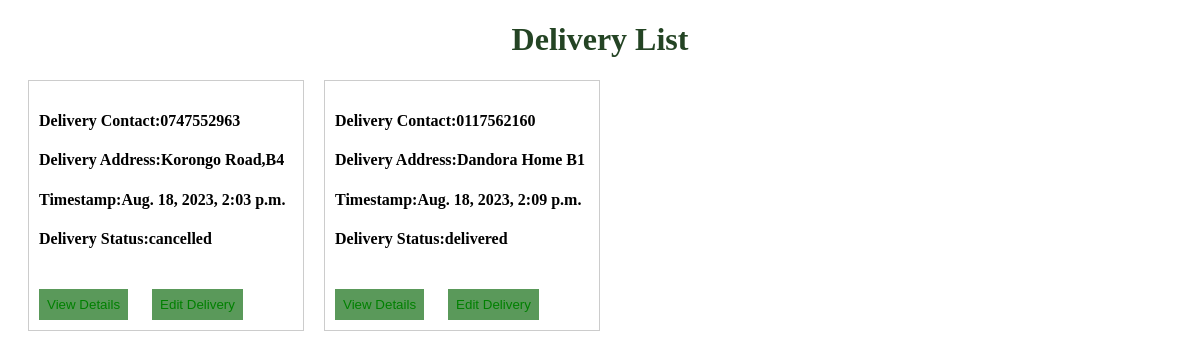
Page /delivery/shipment/list/ on the committed database.
### delivery/models.py (models this page shows)
class Delivery(models.Model):
    deliverystatus=(
        ('pending', 'Pending'),
        ('cancelled', 'Cancelled'),
        ('delivered', 'Delivered'),
        )
    payment=models.OneToOneField(Payment,on_delete=models.CASCADE,default="")
    recepientphone=models.CharField(max_length=32)
    deliveryadress=models.CharField(max_length=32)
    deliverydate=models.DateTimeField(auto_now_add=True)
    deliverystatus=models.CharField(max_length=32,choices=deliverystatus)

### delivery/views.py (the view)
# urls.py: path("shipment/list/",delivery_list,name="delivery_list_view"),
def delivery_list(request):
    delivery=Delivery.objects.all()
    return render(request,"delivery/delivery_list.html",{"delivery":delivery})

### templates/delivery/delivery_list.html (shortened to what this page needs)
<!DOCTYPE html>
<html lang="en">
<head>
</head>
<body>
    <h1>Delivery List</h1>
    <div class="Deliveries">
        {% for delivery in delivery %}
            <div class="delivery-container">
            <h4 class="product-price">Delivery Contact:{{delivery.recepientphone}}</h4>
            <h4 class="product-price">Delivery Address:{{delivery.deliveryadress}}</h4>
             <h4 class="product-price">Timestamp:{{delivery.deliverydate}}</h4>
            <h4 class="product-price">Delivery Status:{{delivery.deliverystatus}}</h4>
                <button>  <a href="{% url 'delivery_detail_view' id=delivery.id %}">View Details</a> </button>
                <button>  <a href="{% url 'delivery_update_view' id=delivery.id %}">Edit Delivery</a> </button>
            </div>
        {% endfor %}
    </div>
</body>
</html>

### templates/delivery/delivery_list.html (style rules this page uses)
.Deliveries { display: grid; grid-template-columns: repeat(4,1fr); }
.delivery-container { border: 1px solid #ccc; padding: 10px; margin-bottom: 10px; margin-left: 20px; }
a { text-decoration: none; color: green; }
button { padding: 8px 8px; border-style: none; background-color: rgb(90, 153, 90); color: white; margin-right: 20px; margin-top: 20px; }
h1 { text-align: center; font-weight: bolder; color: rgb(36, 68, 36); }

### rows in the picture
Delivery: recepientphone "0747552963", deliveryadress "Korongo Road,B4", deliverydate "Aug. 18, 2023, 2:03 p.m.", deliverystatus "cancelled"
Delivery: recepientphone "0117562160", deliveryadress "Dandora Home B1", deliverydate "Aug. 18, 2023, 2:09 p.m.", deliverystatus "delivered"
